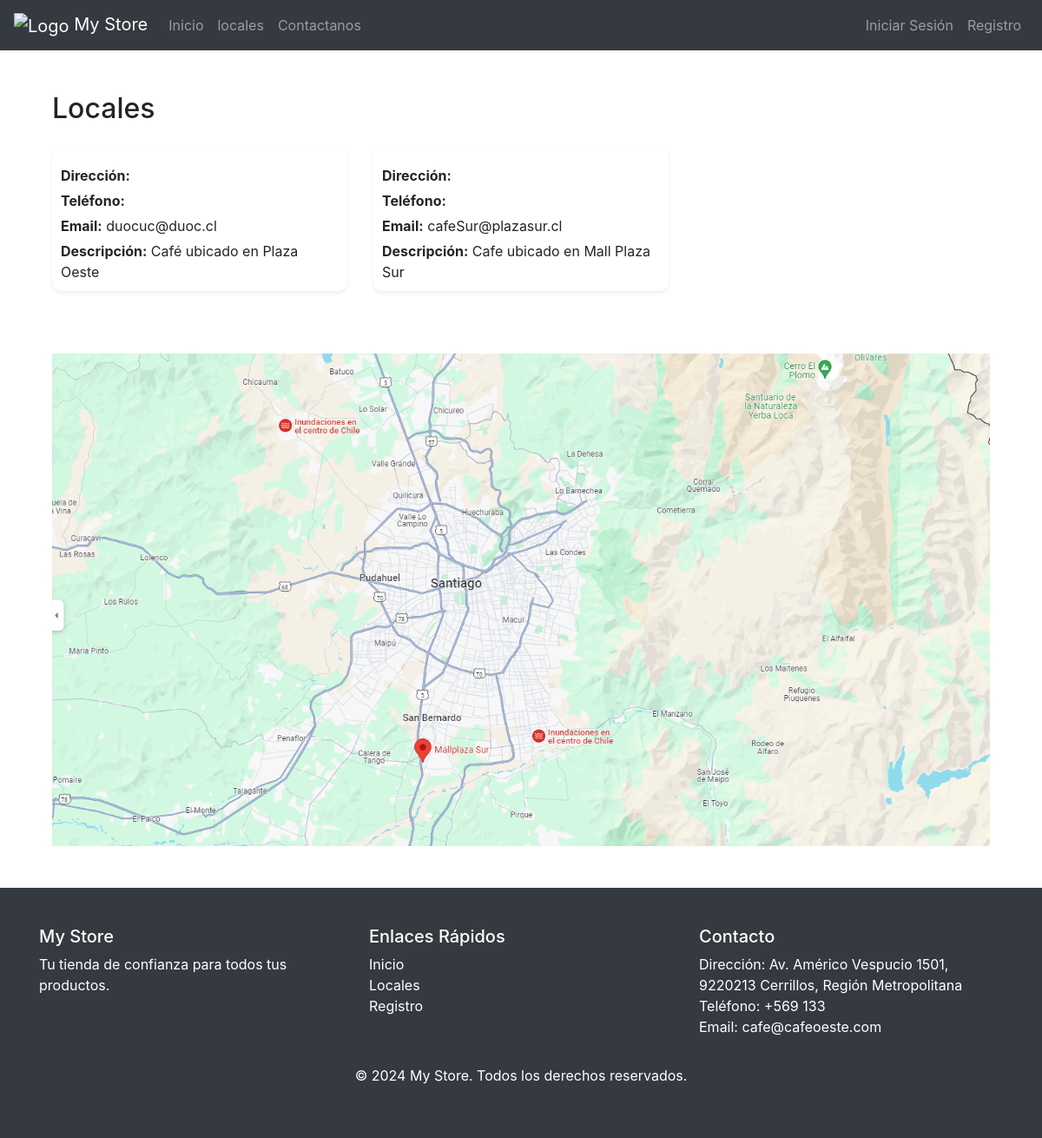
The page /locales/ on the database its author committed.
### apps/models.py (models this page shows, shortened)
class Local(models.Model):
    nombre = models.CharField(max_length=100)
    direccion = models.CharField(max_length=255)
    telefono = models.CharField(max_length=15)
    email = models.EmailField()
    description = models.TextField(blank=True, null=True)

### apps/views.py (the view)
# urls.py: path('locales/', views.locales, name='locales'),
def locales(request):
    locales_list = Local.objects.all()
    return render(request, 'principal/locales.html', {'locales': locales_list})

### templates/Principal/locales.html (shortened to what this page needs)
{% extends 'base.html' %}
{% load static %}
{% block content %}
<div class="container mt-5">
    <h2 class="mb-4">Locales</h2>
    <div class="row">
        {% for local in locales %}
        <div class="col-md-4 mb-4">
            <div class="card h-100 shadow-sm">
                <div class="card-body">
                    <p class="card-text"><strong>Dirección:</strong> {{ local.address }}</p>
                    <p class="card-text"><strong>Teléfono:</strong> {{ local.phone }}</p>
                    <p class="card-text"><strong>Email:</strong> {{ local.email }}</p>
                    {% if local.description %}
                    <p class="card-text"><strong>Descripción:</strong> {{ local.description }}</p>
                    {% endif %}
                </div>
            </div>
        </div>
        {% endfor %}
    </div>
    <div class="row mt-5">
        <div class="col-12">
            <img src="{% static 'images/Mapa.png' %}" class="img-fluid" alt="IMAGEN NO DISPONIBLE">
        </div>
    </div>
</div>
{% endblock %}

### static/css/style.css (style rules this page uses)
.card { border: none; border-radius: 10px; overflow: hidden; transition: transform 0.3s ease-in-out; }
.card-body { padding: 10px; display: flex; flex-direction: column; }
.card-text { font-size: 1rem; margin-bottom: 5px; }

### rows shown on the page
Local: email "duocuc@duoc.cl", description "Café ubicado en Plaza Oeste"
Local: email "cafeSur@plazasur.cl", description "Cafe ubicado en Mall Plaza Sur"
